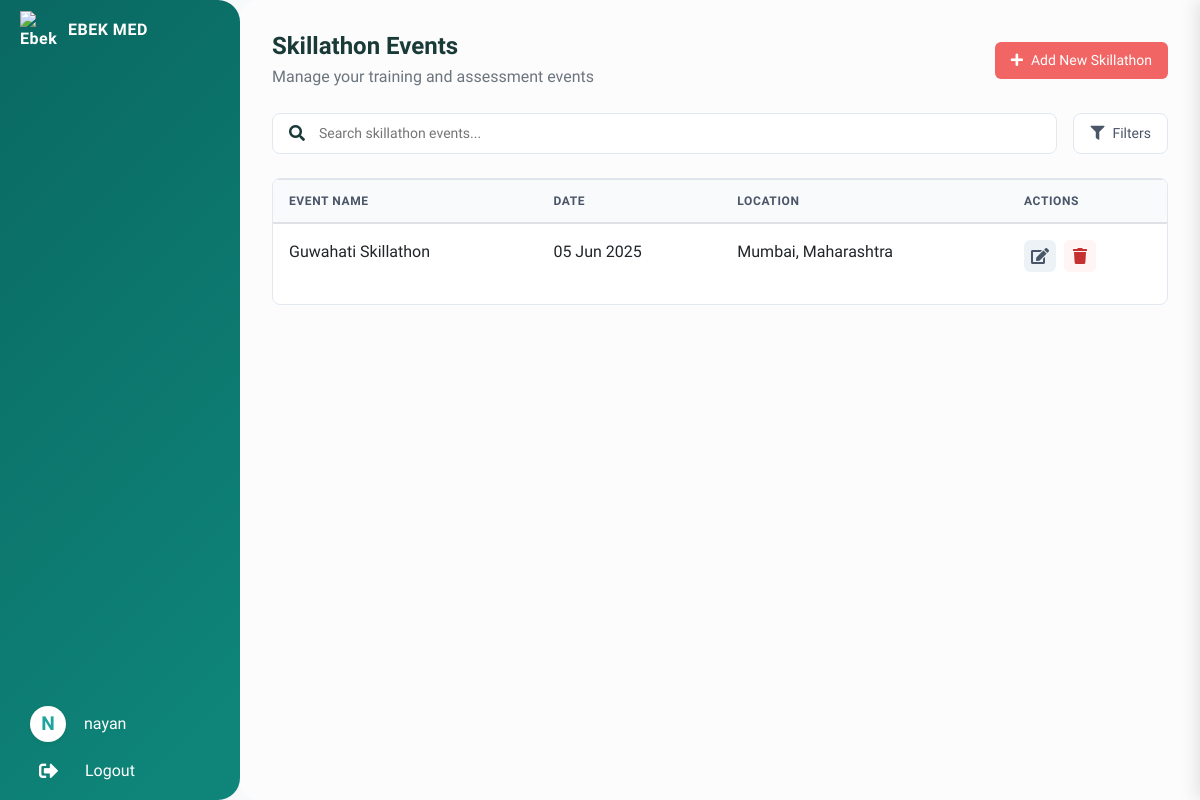
Before: /onboarding/skillathon/ (signed in) with the older database file.
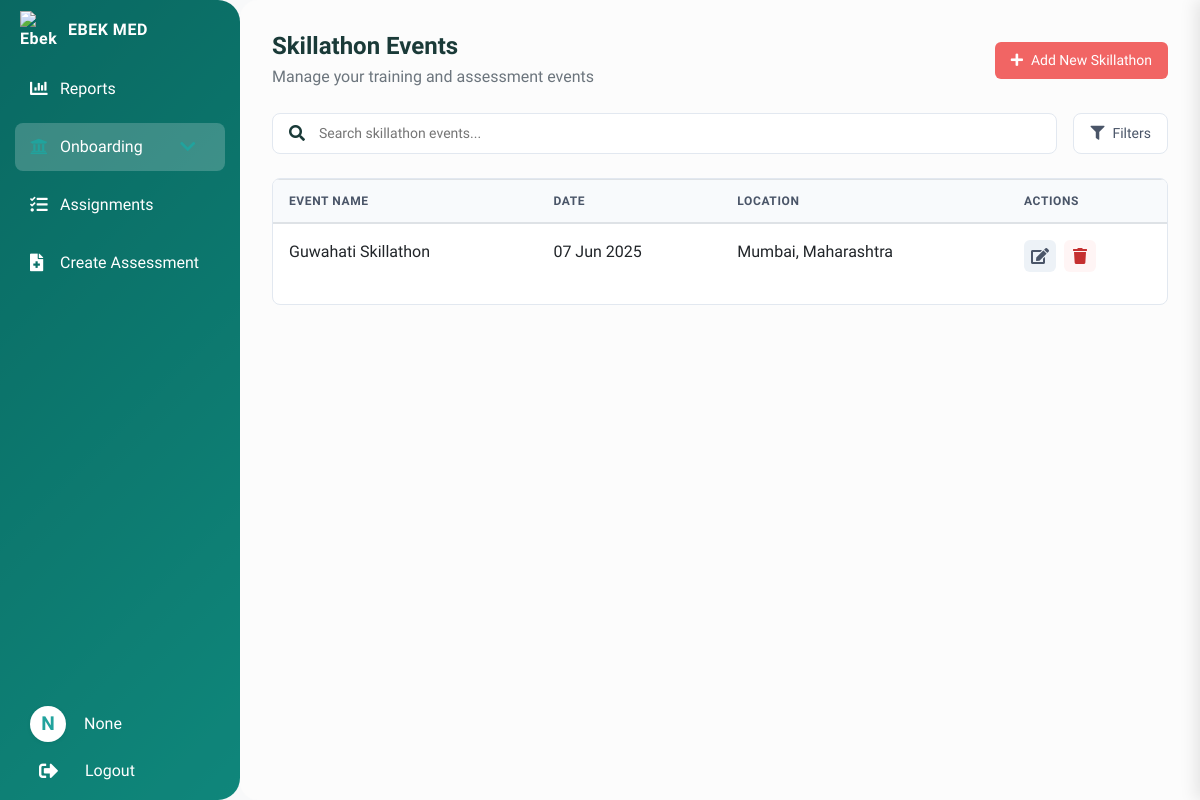
After: the same page with the newer database file.
### assessments/models.py (models this page shows, shortened)
class EbekUser(AbstractBaseUser, PermissionsMixin):
    email = models.EmailField(
        max_length=255, unique=True,
        help_text='Required. A valid email address.',
    )
    full_name = models.CharField(max_length=255, blank=True, null=True)
    phone_number = models.CharField(max_length=20, blank=True, null=True)
    is_active = models.BooleanField(default=True, help_text='Designates whether this user can log in.')
    is_staff = models.BooleanField(default=False, help_text='Designates whether this user can access the admin site.')
    is_superuser = models.BooleanField(default=False, help_text='Designates whether this user has all permissions without explicitly assigning them.')
    user_role = models.CharField(
        max_length=200, choices=role, default='', null=True, blank=True, help_text='User Role'
    )
    date_joined = models.DateTimeField(auto_now_add=True, help_text='When the user account was created.')
    last_login = models.DateTimeField(null=True, blank=True, help_text='Last login timestamp.')
    groups = models.ManyToManyField(
        'auth.Group',
        verbose_name='groups',
        blank=True,
        help_text='The groups this user belongs to.',
        related_name='ebek_user_set',
        related_query_name='ebek_user'
    )
    user_permissions = models.ManyToManyField(
        'auth.Permission',
        verbose_name='user permissions',
        blank=True,
        help_text='Specific permissions for this user.',
        related_name='ebek_user_set',
        related_query_name='ebek_user'
    )
    mobile_number = models.CharField(max_length=20, blank=True, null=True)
    objects = EbekUserManager()
    USERNAME_FIELD = 'email'
    REQUIRED_FIELDS = []
    class Meta:
        verbose_name = 'User'
        verbose_name_plural = 'Users'

class SkillathonEvent(models.Model):
    name = models.CharField(max_length=255)
    date = models.DateField()
    state = models.CharField(max_length=100)
    city = models.CharField(max_length=100)
    created_at = models.DateTimeField(auto_now_add=True)
    updated_at = models.DateTimeField(auto_now=True)

### assessments/onboarding_views.py (the view)
# urls.py: path('onboarding/skillathon/', views.skillathon_list, name='skillathon_list'),
@login_required
def skillathon_list(request):
    events = SkillathonEvent.objects.all().order_by('-date')
    status = request.GET.get('status')
    date_from = request.GET.get('date_from')
    date_to = request.GET.get('date_to')
    location = request.GET.get('location')
    if status:
        events = events.filter(status=status)
    if date_from:
        events = events.filter(date__gte=date_from)
    if date_to:
        events = events.filter(date__lte=date_to)
    if location:
        events = events.filter(Q(state__icontains=location) | Q(city__icontains=location))
    paginator = Paginator(events, 10)
    page = request.GET.get('page')
    events = paginator.get_page(page)
    return render(request, 'assessments/onboarding/skillathon_list.html', {'events': events})

### assessments/templates/assessments/onboarding/skillathon_list.html (shortened to what this page needs)
{% extends 'assessments/base.html' %}
{% load static %}
{% block content %}
<div class="header">
    <div class="header-left">
        <h1>Skillathon Events</h1>
        <p class="text-muted">Manage your training and assessment events</p>
    </div>
    <div class="header-right">
        <a href="{% url 'skillathon_create' %}" class="btn btn-primary">
            <i class="fas fa-plus"></i>
            Add New Skillathon
        </a>
    </div>
</div>
<div class="search-filter-bar">
    <div class="search-box">
        <i class="fas fa-search"></i>
        <input type="text" placeholder="Search skillathon events...">
    </div>
    <button class="btn-filter" onclick="toggleFilterPanel()">
        <i class="fas fa-filter"></i>
        Filters
    </button>
</div>
<div class="card">
    <table class="table">
        <thead>
            <tr>
                <th>Event Name</th>
                <th>Date</th>
                <th>Location</th>
                <th>Actions</th>
            </tr>
        </thead>
        <tbody>
            {% for event in events %}
            <tr>
                <td>
                    <div class="institution">
                        <span>{{ event.name }}</span>
                    </div>
                </td>
                <td>{{ event.date|date:"d M Y" }}</td>
                <td>{{ event.city }}, {{ event.state }}</td>
                <td>
                    <div class="actions">
                        <a href="{% url 'skillathon_edit' event.pk %}" class="btn-icon">
                            <i class="fas fa-edit"></i>
                        </a>
                        <button type="button"
                                class="btn-icon btn-danger"
                                data-name="{{ event.name }}"
                                data-url="{% url 'skillathon_delete' event.pk %}"
                                onclick="confirmDelete(this)"
                                title="Delete">
                            <i class="fas fa-trash"></i>
                        </button>
                    </div>
                </td>
            </tr>
            {% endfor %}
        </tbody>
    </table>
</div>
{% endblock %}

### assessments/templates/assessments/base.html (shortened to what this page needs)
<!DOCTYPE html>
<html lang="en">
<head>
    <link href="https://stackpath.bootstrapcdn.com/bootstrap/4.5.2/css/bootstrap.min.css" rel="stylesheet">
    <link href="https://cdnjs.cloudflare.com/ajax/libs/font-awesome/5.15.4/css/all.min.css" rel="stylesheet">
</head>
<body>
    {% if request.user.is_authenticated %}
    <div id="sidebar">
        <div class="sidebar-header">
            <img src="https://i.ibb.co/VW9y368B/4021762-Ebekmed-Favicon.png" alt="Ebek Logo" style="height: 38px; width: 38px; object-fit: contain;">
            <span class="brand-text">EBEK MED</span>
        </div>
        {% if request.user.user_role == 'ebek_admin' or request.user.user_role == 'super_admin' %}
        <div class="nav-item">
            <a href="{% url 'exam_reports_page' %}" class="nav-link" title="View Assessment Reports">
        <i class="fas fa-chart-bar"></i>
                <span>Reports</span>
            </a>
        </div>
            <div class="nav-item">
                <a href="#onboardingSubmenu" class="nav-link" data-toggle="collapse" aria-expanded="false" title="Onboarding and Management">
            <i class="fas fa-university"></i>
                    <span>Onboarding</span>
                    <i class="fas fa-chevron-down ml-auto"></i>
                </a>
            </div>
            <div class="nav-item">
                <a href="{% url 'assign_assessment' %}" class="nav-link" title="View & Assign Assessments">
                    <i class="fas fa-tasks"></i>
                            <span>Assignments</span>
                    </a>
            </div>
            {% if request.user.user_role == 'super_admin' %}
                <div class="nav-item">
                    <a href="{% url 'create_assessment' %}" class="nav-link" title="Create New Assessment">
                <i class="fas fa-file-medical"></i>
                        <span>Create Assessment</span>
                </a>
            </div>
            {% endif %}
        {% endif %}
        <div class="sidebar-bottom-area">
            <div class="nav-item">
                <div class="sidebar-user-info d-flex align-items-center">
                    <div class="sidebar-user-initial mr-2">
                        <span class="user-initial-circle">{{ request.user.email|first|upper }}</span>
                    </div>
                    <span class="sidebar-user-email">{{ request.user.full_name }}</span>
                </div>
            </div>
            <div class="nav-item">
                <a href="{% url 'logout' %}" class="nav-link d-flex align-items-center sidebar-logout-link">
                        <i class="fas fa-sign-out-alt" style="font-size: 1.2rem; margin: -6px;"></i>
                    <span class="sidebar-logout-text" style="margin-left: 32px;">Logout</span>
                </a>
            </div>
        </div>
    </div>
    {% endif %}
    <div id="content">
        {% block content %}{% endblock %}
    </div>
</body>
</html>

Changed rows visible on the page:
changed EbekUser: user_role "student" → "super_admin" (drawn); user.full_name "nayan" → "None"
changed SkillathonEvent "Guwahati Skillathon": date "05 Jun 2025" → "07 Jun 2025"
Other visible differences:
text now shown: "Reports Onboarding Assignments Create Assessment"
